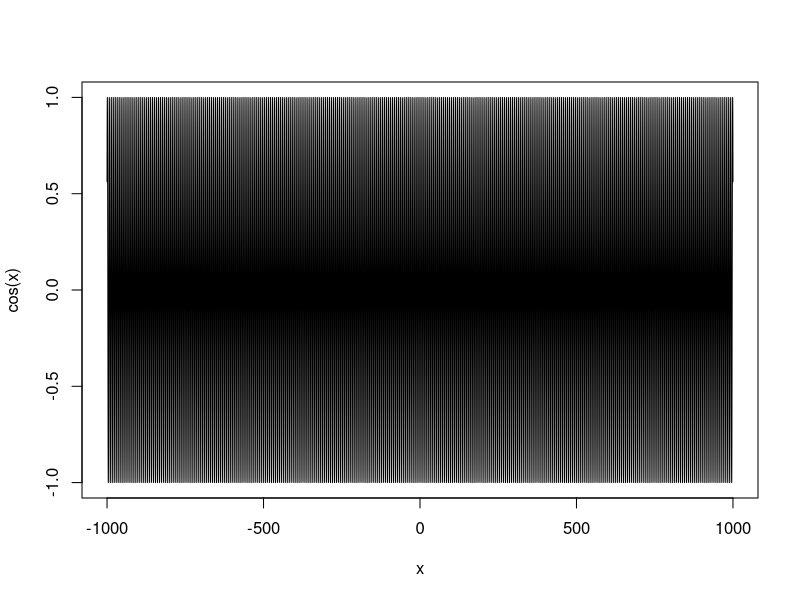

This figure's R source:
#!/usr/bin/env  Rscript  
# PlotCos.r R program to plot cosine values
seq(-1000, 1000, by=.1) -> x
plot (x, cos(x), type="l")

